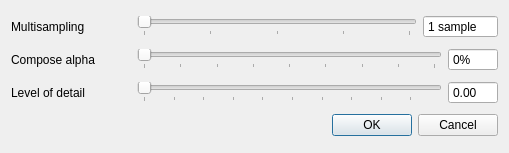
<?xml version="1.0" encoding="UTF-8"?>
<ui version="4.0">
 <class>ConfigurationDialog</class>
 <widget class="QDialog" name="ConfigurationDialog">
  <property name="geometry">
   <rect>
    <x>0</x>
    <y>0</y>
    <width>509</width>
    <height>153</height>
   </rect>
  </property>
  <property name="windowTitle">
   <string>Configuration Dialog</string>
  </property>
  <property name="windowIcon">
   <iconset resource="resources.qrc">
    <normaloff>:/icons/settings.svg</normaloff>:/icons/settings.svg</iconset>
  </property>
  <property name="modal">
   <bool>true</bool>
  </property>
  <layout class="QVBoxLayout" name="verticalLayout">
   <item>
    <layout class="QHBoxLayout" name="horizontalLayout">
     <item>
      <widget class="QLabel" name="label">
       <property name="minimumSize">
        <size>
         <width>120</width>
         <height>0</height>
        </size>
       </property>
       <property name="toolTip">
        <string>Select image multisampling</string>
       </property>
       <property name="text">
        <string>Multisampling</string>
       </property>
      </widget>
     </item>
     <item>
      <widget class="QSlider" name="msSlider">
       <property name="toolTip">
        <string>Select image multisampling</string>
       </property>
       <property name="maximum">
        <number>16</number>
       </property>
       <property name="singleStep">
        <number>4</number>
       </property>
       <property name="sliderPosition">
        <number>0</number>
       </property>
       <property name="orientation">
        <enum>Qt::Horizontal</enum>
       </property>
       <property name="tickPosition">
        <enum>QSlider::TicksBelow</enum>
       </property>
      </widget>
     </item>
     <item>
      <widget class="QSpinBox" name="msSpinbox">
       <property name="minimumSize">
        <size>
         <width>75</width>
         <height>0</height>
        </size>
       </property>
       <property name="toolTip">
        <string>Select image multisampling</string>
       </property>
       <property name="readOnly">
        <bool>true</bool>
       </property>
       <property name="buttonSymbols">
        <enum>QAbstractSpinBox::NoButtons</enum>
       </property>
       <property name="suffix">
        <string> sample</string>
       </property>
       <property name="minimum">
        <number>1</number>
       </property>
      </widget>
     </item>
    </layout>
   </item>
   <item>
    <layout class="QHBoxLayout" name="horizontalLayout_2">
     <item>
      <widget class="QLabel" name="label_2">
       <property name="minimumSize">
        <size>
         <width>120</width>
         <height>0</height>
        </size>
       </property>
       <property name="toolTip">
        <string>Set image composition alpha</string>
       </property>
       <property name="text">
        <string>Compose alpha</string>
       </property>
      </widget>
     </item>
     <item>
      <widget class="QSlider" name="alphaSlider">
       <property name="toolTip">
        <string>Set image composition alpha</string>
       </property>
       <property name="minimum">
        <number>20</number>
       </property>
       <property name="maximum">
        <number>100</number>
       </property>
       <property name="value">
        <number>20</number>
       </property>
       <property name="orientation">
        <enum>Qt::Horizontal</enum>
       </property>
       <property name="tickPosition">
        <enum>QSlider::TicksBelow</enum>
       </property>
       <property name="tickInterval">
        <number>10</number>
       </property>
      </widget>
     </item>
     <item>
      <widget class="QSpinBox" name="alphaSpinbox">
       <property name="minimumSize">
        <size>
         <width>50</width>
         <height>0</height>
        </size>
       </property>
       <property name="toolTip">
        <string>Set image composition alpha</string>
       </property>
       <property name="readOnly">
        <bool>true</bool>
       </property>
       <property name="buttonSymbols">
        <enum>QAbstractSpinBox::NoButtons</enum>
       </property>
       <property name="suffix">
        <string>%</string>
       </property>
      </widget>
     </item>
    </layout>
   </item>
   <item>
    <layout class="QHBoxLayout" name="horizontalLayout_3">
     <item>
      <widget class="QLabel" name="lodLabel">
       <property name="minimumSize">
        <size>
         <width>120</width>
         <height>0</height>
        </size>
       </property>
       <property name="toolTip">
        <string>Set mesh level of detail</string>
       </property>
       <property name="text">
        <string>Level of detail</string>
       </property>
      </widget>
     </item>
     <item>
      <widget class="QSlider" name="lodSlider">
       <property name="toolTip">
        <string>Set mesh level of detail</string>
       </property>
       <property name="minimum">
        <number>1</number>
       </property>
       <property name="orientation">
        <enum>Qt::Horizontal</enum>
       </property>
       <property name="tickPosition">
        <enum>QSlider::TicksBelow</enum>
       </property>
       <property name="tickInterval">
        <number>10</number>
       </property>
      </widget>
     </item>
     <item>
      <widget class="QDoubleSpinBox" name="lodSpinbox">
       <property name="minimumSize">
        <size>
         <width>50</width>
         <height>0</height>
        </size>
       </property>
       <property name="toolTip">
        <string>Set mesh level of detail</string>
       </property>
       <property name="readOnly">
        <bool>true</bool>
       </property>
       <property name="buttonSymbols">
        <enum>QAbstractSpinBox::NoButtons</enum>
       </property>
      </widget>
     </item>
    </layout>
   </item>
   <item>
    <widget class="QDialogButtonBox" name="buttonBox">
     <property name="orientation">
      <enum>Qt::Horizontal</enum>
     </property>
     <property name="standardButtons">
      <set>QDialogButtonBox::Cancel|QDialogButtonBox::Ok</set>
     </property>
    </widget>
   </item>
  </layout>
 </widget>
 <resources>
  <include location="resources.qrc"/>
 </resources>
 <connections>
  <connection>
   <sender>buttonBox</sender>
   <signal>accepted()</signal>
   <receiver>ConfigurationDialog</receiver>
   <slot>accept()</slot>
   <hints>
    <hint type="sourcelabel">
     <x>248</x>
     <y>254</y>
    </hint>
    <hint type="destinationlabel">
     <x>157</x>
     <y>274</y>
    </hint>
   </hints>
  </connection>
  <connection>
   <sender>buttonBox</sender>
   <signal>rejected()</signal>
   <receiver>ConfigurationDialog</receiver>
   <slot>reject()</slot>
   <hints>
    <hint type="sourcelabel">
     <x>316</x>
     <y>260</y>
    </hint>
    <hint type="destinationlabel">
     <x>286</x>
     <y>274</y>
    </hint>
   </hints>
  </connection>
 </connections>
</ui>
